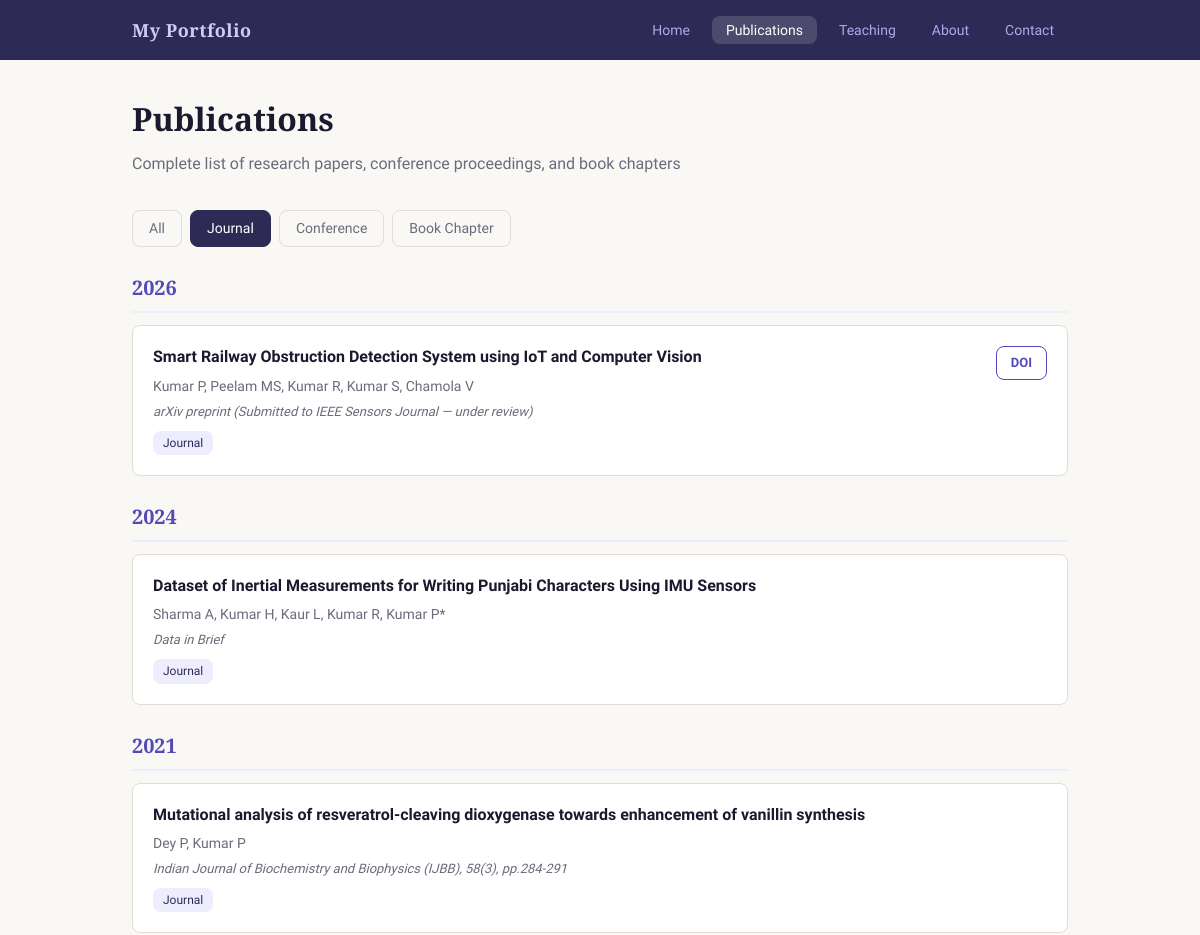
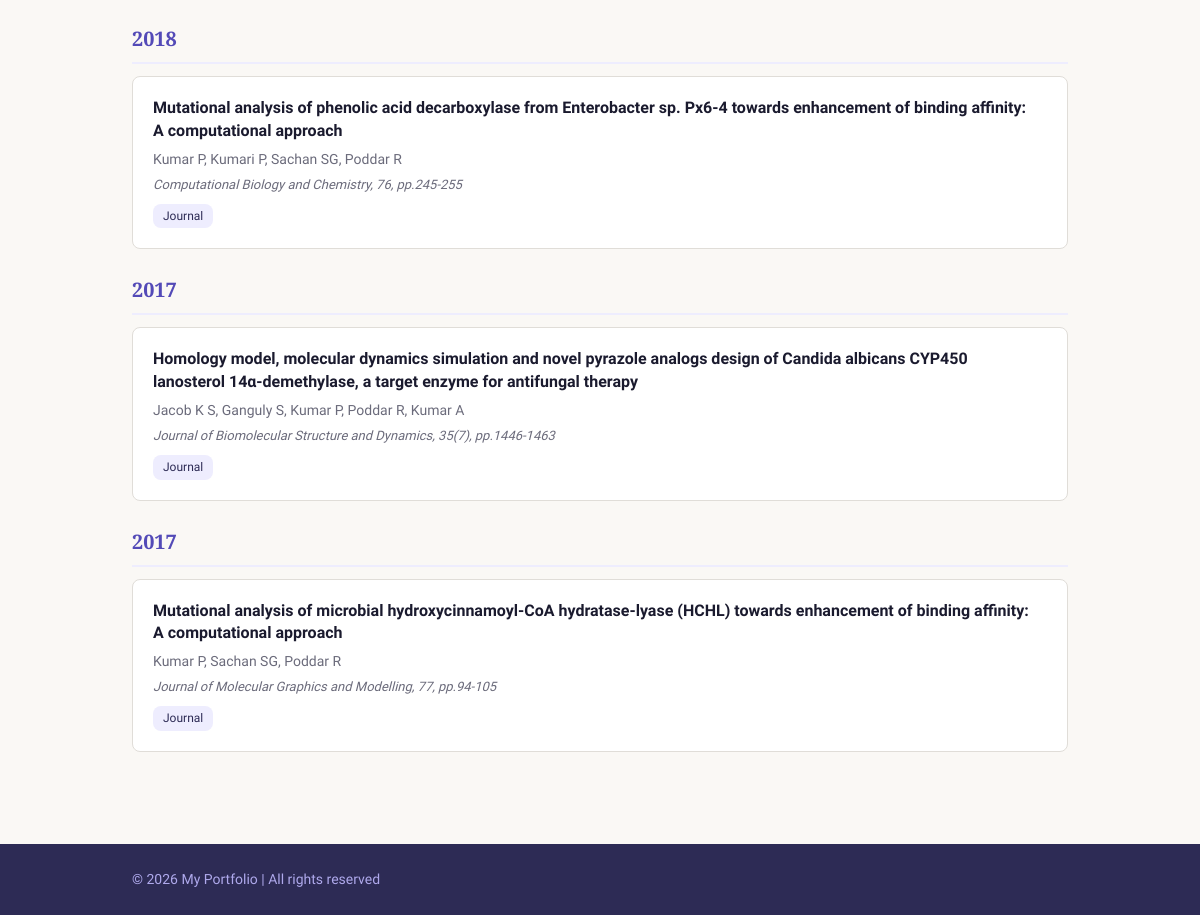
The app's page /publications?category=Journal with its own data (2 pictures, top to bottom).
### models.py (models this page shows)
class Publication(db.Model):
    id = db.Column(db.Integer, primary_key=True)
    title = db.Column(db.String(500), nullable=False)
    authors = db.Column(db.String(500))
    journal = db.Column(db.String(300))
    year = db.Column(db.Integer)
    category = db.Column(db.String(50))  # Journal, Conference, Book Chapter
    doi = db.Column(db.String(300))
    abstract = db.Column(db.Text)
    pdf_filename = db.Column(db.String(300))

### app.py (the view)
@app.route('/publications')
def publications():
    category = request.args.get('category', 'all')
    if category != 'all':
        papers = Publication.query.filter_by(category=category).order_by(Publication.year.desc()).all()
    else:
        papers = Publication.query.order_by(Publication.year.desc()).all()
    return render_template('publications.html', papers=papers, category=category)

### templates/publications.html (shortened to what this page needs)
{% extends 'base.html' %}
{% block content %}
<section class="page-header">
    <h1>Publications</h1>
    <p>Complete list of research papers, conference proceedings, and book chapters</p>
</section>
<section class="filter-section">
    <div class="filter-buttons">
        <a href="{{ url_for('publications', category='all') }}" class="filter-btn {{ 'active' if category == 'all' }}">All</a>
        <a href="{{ url_for('publications', category='Journal') }}" class="filter-btn {{ 'active' if category == 'Journal' }}">Journal</a>
        <a href="{{ url_for('publications', category='Conference') }}" class="filter-btn {{ 'active' if category == 'Conference' }}">Conference</a>
        <a href="{{ url_for('publications', category='Book Chapter') }}" class="filter-btn {{ 'active' if category == 'Book Chapter' }}">Book Chapter</a>
    </div>
</section>
<section class="publications-list">
    {% set current_year = None %}
    {% for paper in papers %}
        {% if paper.year != current_year %}
            {% set current_year = paper.year %}
            <h2 class="year-heading">{{ paper.year }}</h2>
        {% endif %}
        <div class="publication-card">
            <div class="publication-info">
                <h3>{{ paper.title }}</h3>
                <p class="paper-authors">{{ paper.authors }}</p>
                <p class="paper-journal">{{ paper.journal }}</p>
                <span class="paper-category">{{ paper.category }}</span>
            </div>
            <div class="publication-actions">
                {% if paper.doi %}
                    <a href="{{ paper.doi }}" target="_blank" class="btn-small btn-outline">DOI</a>
                {% endif %}
            </div>
        </div>
    {% else %}
        <p class="no-data">No publications found.</p>
    {% endfor %}
</section>
{% endblock %}

### static/css/style.css (style rules this page uses)
:root { --primary: #2d2b55; --primary-light: #534ab7; --primary-pale: #eeedfe; --accent: #c44d2a; --text-dark: #1a1a2e; --text-muted: #6b6b7b; --bg-page: #faf8f5; --bg-white: #ffffff; --bg-light: #f5f3f0; --border: #e0ddd8; --success: #0f6e56; --success-bg: #e1f5ee; --danger: #a32d2d; --danger-bg: #fcebeb; --amber: #ba7517; --amber-bg: #faeeda; --info: #185fa5; --info-bg: #e6f1fb; --radius: 8px; --radius-lg: 12px; --shadow: 0 2px 16px rgba(26, 26, 46, 0.06); --shadow-hover: 0 6px 24px rgba(26, 26, 46, 0.1); --font-heading: 'Playfair Display', Georgia, serif; --font-body: 'Source Sans 3', 'Segoe UI', sans-serif; --max-width: 1000px; }
* { margin: 0; padding: 0; box-sizing: border-box; }
html { scroll-behavior: smooth; }
body { font-family: var(--font-body); background: var(--bg-page); color: var(--text-dark); line-height: 1.7; font-size: 16px; }
a { color: var(--primary-light); text-decoration: none; transition: color 0.2s; }
.paper-authors { font-size: 14px; color: var(--text-muted); margin-bottom: 2px; }
.paper-journal { font-size: 13px; color: var(--text-muted); font-style: italic; }
.page-header { margin-bottom: 2rem; }
.page-header h1 { font-family: var(--font-heading); font-size: 32px; font-weight: 900; margin-bottom: 4px; }
.page-header p { font-size: 16px; color: var(--text-muted); }
.filter-section { margin-bottom: 1.5rem; }
.filter-buttons { display: flex; gap: 8px; flex-wrap: wrap; }
.filter-btn { padding: 6px 16px; border-radius: var(--radius); font-size: 14px; font-weight: 500; color: var(--text-muted); border: 1px solid var(--border); transition: all 0.2s; }
.filter-btn.active { background: var(--primary); color: #ffffff; border-color: var(--primary); }
.year-heading { font-family: var(--font-heading); font-size: 20px; color: var(--primary-light); margin: 1.5rem 0 0.75rem; padding-bottom: 6px; border-bottom: 2px solid var(--primary-pale); }
.publication-card { background: var(--bg-white); border: 1px solid var(--border); border-radius: var(--radius); padding: 1.25rem; margin-bottom: 12px; display: flex; justify-content: space-between; align-items: flex-start; gap: 1rem; transition: box-shadow 0.2s; }
.publication-info h3 { font-size: 16px; font-weight: 600; line-height: 1.4; margin-bottom: 6px; }
.paper-category { display: inline-block; margin-top: 8px; font-size: 12px; font-weight: 500; padding: 2px 10px; border-radius: var(--radius); background: var(--primary-pale); color: var(--primary); }
.publication-actions { display: flex; gap: 8px; flex-shrink: 0; }
.btn-small { display: inline-block; padding: 5px 14px; font-size: 13px; font-weight: 600; border-radius: var(--radius); background: var(--primary-light); color: #ffffff; transition: all 0.2s; border: none; cursor: pointer; }
.btn-outline { background: transparent; color: var(--primary-light); border: 1px solid var(--primary-light); }

### records on screen
Publication: year "2026", title "Smart Railway Obstruction Detection System using IoT and Computer Vision", authors "Kumar P, Peelam MS, Kumar R, Kumar S, Chamola V", journal "arXiv preprint (Submitted to IEEE Sensors Journal — under review)", category "Journal"
Publication: year "2024", title "Dataset of Inertial Measurements for Writing Punjabi Characters Using IMU Sensors", authors "Sharma A, Kumar H, Kaur L, Kumar R, Kumar P*", journal "Data in Brief", category "Journal"
Publication: year "2021", title "Mutational analysis of resveratrol-cleaving dioxygenase towards enhancement of vanillin synthesis", authors "Dey P, Kumar P", journal "Indian Journal of Biochemistry and Biophysics (IJBB), 58(3), pp.284-291", category "Journal"
Publication: year "2018", title "Mutational analysis of phenolic acid decarboxylase from Enterobacter sp. Px6-4 towards enhancement of binding affinity: A computational approach", authors "Kumar P, Kumari P, Sachan SG, Poddar R", journal "Computational Biology and Chemistry, 76, pp.245-255", category "Journal"
Publication: year "2017", title "Homology model, molecular dynamics simulation and novel pyrazole analogs design of Candida albicans CYP450 lanosterol 14α-demethylase, a target enzyme for antifungal therapy", authors "Jacob K S, Ganguly S, Kumar P, Poddar R, Kumar A", journal "Journal of Biomolecular Structure and Dynamics, 35(7), pp.1446-1463", category "Journal"
Publication: year "2017", title "Mutational analysis of microbial hydroxycinnamoyl-CoA hydratase-lyase (HCHL) towards enhancement of binding affinity: A computational approach", authors "Kumar P, Sachan SG, Poddar R", journal "Journal of Molecular Graphics and Modelling, 77, pp.94-105", category "Journal"
